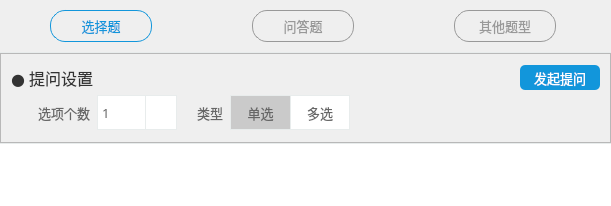
     <widget class="QWidget" name="tab_2">
      <attribute name="title">
       <string>提问</string>
      </attribute>
      <layout class="QGridLayout" name="gridLayout_4">
       <property name="leftMargin">
        <number>0</number>
       </property>
       <property name="topMargin">
        <number>0</number>
       </property>
       <property name="rightMargin">
        <number>0</number>
       </property>
       <property name="bottomMargin">
        <number>0</number>
       </property>
       <property name="spacing">
        <number>0</number>
       </property>
       <item row="0" column="0">
        <widget class="QTabWidget" name="quiz_tabWidget">
         <property name="font">
          <font>
           <family>微软雅黑</family>
           <pointsize>10</pointsize>
          </font>
         </property>
         <property name="styleSheet">
          <string notr="true">QTabBar::tab {
	padding-top: 0px;
	margin: 10px 50px 10px 50px;
	color: #999999;
	border: 1px solid #999999;
	border-radius: 15px;
	height: 30px;
	width: 100px;
}

QTabBar::tab:selected {
	color: #1296db;
	border: 1px solid #1296db;
	border-radius: 15px;
	height: 30px;
	width: 100px;
}

QTabBar::tab:hover {
	background-color: #E6E6E6;
}

QTabWidget::tab-bar {
	alignment:center;
}

QTabWidget#quiz_tabWidget::pane {
	border-top: 1px solid #E8ECEC;
}
</string>
         </property>
         <property name="currentIndex">
          <number>0</number>
         </property>
         <widget class="QWidget" name="tab_4">
          <attribute name="title">
           <string>选择题</string>
          </attribute>
          <layout class="QGridLayout" name="gridLayout_5">
           <property name="leftMargin">
            <number>0</number>
           </property>
           <property name="topMargin">
            <number>0</number>
           </property>
           <property name="rightMargin">
            <number>0</number>
           </property>
           <property name="bottomMargin">
            <number>0</number>
           </property>
           <property name="spacing">
            <number>0</number>
           </property>
           <item row="0" column="0">
            <widget class="QFrame" name="frame_5">
             <property name="minimumSize">
              <size>
               <width>607</width>
               <height>90</height>
              </size>
             </property>
             <property name="maximumSize">
              <size>
               <width>16777215</width>
               <height>90</height>
              </size>
             </property>
             <property name="frameShape">
              <enum>QFrame::StyledPanel</enum>
             </property>
             <property name="frameShadow">
              <enum>QFrame::Raised</enum>
             </property>
             <layout class="QGridLayout" name="gridLayout_6">
              <property name="leftMargin">
               <number>10</number>
              </property>
              <property name="topMargin">
               <number>0</number>
              </property>
              <property name="rightMargin">
               <number>10</number>
              </property>
              <property name="bottomMargin">
               <number>0</number>
              </property>
              <property name="horizontalSpacing">
               <number>0</number>
              </property>
              <property name="verticalSpacing">
               <number>5</number>
              </property>
              <item row="0" column="0" colspan="8">
               <spacer name="verticalSpacer_4">
                <property name="orientation">
                 <enum>Qt::Vertical</enum>
                </property>
                <property name="sizeHint" stdset="0">
                 <size>
                  <width>20</width>
                  <height>40</height>
                 </size>
                </property>
               </spacer>
              </item>
              <item row="2" column="3">
               <widget class="QLabel" name="label_10">
                <property name="font">
                 <font>
                  <family>微软雅黑</family>
                  <pointsize>10</pointsize>
                 </font>
                </property>
                <property name="styleSheet">
                 <string notr="true">QLabel {
	background: none;
	color: #666666;
}</string>
                </property>
                <property name="text">
                 <string>类型  </string>
                </property>
               </widget>
              </item>
              <item row="1" column="6" alignment="Qt::AlignRight">
               <widget class="QPushButton" name="pushButton_3">
                <property name="minimumSize">
                 <size>
                  <width>80</width>
                  <height>25</height>
                 </size>
                </property>
                <property name="maximumSize">
                 <size>
                  <width>80</width>
                  <height>25</height>
                 </size>
                </property>
                <property name="font">
                 <font>
                  <family>微软雅黑</family>
                  <pointsize>10</pointsize>
                 </font>
                </property>
                <property name="cursor">
                 <cursorShape>PointingHandCursor</cursorShape>
                </property>
                <property name="styleSheet">
                 <string notr="true">QPushButton {
	color: #ffffff;
	border-radius: 5px;
	background-color: #1296db;
}

QPushButton:hover {
	background-color: #0E71A4;
}</string>
                </property>
                <property name="text">
                 <string>发起提问</string>
                </property>
                <property name="checkable">
                 <bool>false</bool>
                </property>
               </widget>
              </item>
              <item row="2" column="5">
               <widget class="QPushButton" name="pushButton_2">
                <property name="minimumSize">
                 <size>
                  <width>60</width>
                  <height>35</height>
                 </size>
                </property>
                <property name="maximumSize">
                 <size>
                  <width>60</width>
                  <height>35</height>
                 </size>
                </property>
                <property name="font">
                 <font>
                  <family>微软雅黑</family>
                  <pointsize>10</pointsize>
                 </font>
                </property>
                <property name="cursor">
                 <cursorShape>PointingHandCursor</cursorShape>
                </property>
                <property name="styleSheet">
                 <string notr="true">QPushButton {
	color: #666666;
	border: 1px solid #E8ECEC;
	background-color: #ffffff;
}

QPushButton:hover {
	background-color: #E3E3E3;
}

QPushButton:checked {
	background-color: #CACACA;
}</string>
                </property>
                <property name="text">
                 <string>多选</string>
                </property>
                <property name="checkable">
                 <bool>true</bool>
                </property>
                <attribute name="buttonGroup">
                 <string notr="true">buttonGroup_2</string>
                </attribute>
               </widget>
              </item>
              <item row="3" column="0" colspan="8">
               <spacer name="verticalSpacer_3">
                <property name="orientation">
                 <enum>Qt::Vertical</enum>
                </property>
                <property name="sizeHint" stdset="0">
                 <size>
                  <width>20</width>
                  <height>40</height>
                 </size>
                </property>
               </spacer>
              </item>
              <item row="2" column="0">
               <widget class="QLabel" name="label_9">
                <property name="font">
                 <font>
                  <family>微软雅黑</family>
                  <pointsize>10</pointsize>
                 </font>
                </property>
                <property name="styleSheet">
                 <string notr="true">QLabel {
	background: none;
	color: #666666;
}</string>
                </property>
                <property name="text">
                 <string>        选项个数  </string>
                </property>
               </widget>
              </item>
              <item row="1" column="0">
               <widget class="QLabel" name="label_8">
                <property name="font">
                 <font>
                  <family>微软雅黑</family>
                  <pointsize>12</pointsize>
                 </font>
                </property>
                <property name="styleSheet">
                 <string notr="true">QLabel {
	background: none;
	color: #333333;
}</string>
                </property>
                <property name="text">
                 <string>● 提问设置</string>
                </property>
               </widget>
              </item>
              <item row="2" column="2">
               <spacer name="horizontalSpacer_7">
                <property name="orientation">
                 <enum>Qt::Horizontal</enum>
                </property>
                <property name="sizeType">
                 <enum>QSizePolicy::Fixed</enum>
                </property>
                <property name="sizeHint" stdset="0">
                 <size>
                  <width>20</width>
                  <height>20</height>
                 </size>
                </property>
               </spacer>
              </item>
              <item row="2" column="1">
               <widget class="QComboBox" name="comboBox">
                <property name="minimumSize">
                 <size>
                  <width>80</width>
                  <height>35</height>
                 </size>
                </property>
                <property name="maximumSize">
                 <size>
                  <width>80</width>
                  <height>35</height>
                 </size>
                </property>
                <property name="font">
                 <font>
                  <family>微软雅黑</family>
                  <pointsize>10</pointsize>
                 </font>
                </property>
                <property name="cursor">
                 <cursorShape>PointingHandCursor</cursorShape>
                </property>
                <property name="styleSheet">
                 <string notr="true">QComboBox {
	color: #666666;
	border: 1px solid #E8ECEC;
	background-color: #ffffff;
}

QComboBox::down-arrow {
	image: url(:/button/Resources/material/button/down_2.png);
	width: 20px;
	height: 20px;
}

QComboBox::drop-down{
	border-left: 1px solid #E8ECEC;
	width: 30px;
  
}

QComboBox#comboBoxTwo::drop-down{
	border: none;
	background: none;  
}</string>
                </property>
                <item>
                 <property name="text">
                  <string>1</string>
                 </property>
                </item>
                <item>
                 <property name="text">
                  <string>2</string>
                 </property>
                </item>
                <item>
                 <property name="text">
                  <string>3</string>
                 </property>
                </item>
                <item>
                 <property name="text">
                  <string>4</string>
                 </property>
                </item>
                <item>
                 <property name="text">
                  <string>5</string>
                 </property>
                </item>
                <item>
                 <property name="text">
                  <string>6</string>
                 </property>
                </item>
                <item>
                 <property name="text">
                  <string>7</string>
                 </property>
                </item>
                <item>
                 <property name="text">
                  <string>8</string>
                 </property>
                </item>
                <item>
                 <property name="text">
                  <string>9</string>
                 </property>
                </item>
                <item>
                 <property name="text">
                  <string/>
                 </property>
                </item>
               </widget>
              </item>
              <item row="2" column="6">
               <spacer name="horizontalSpacer_8">
                <property name="orientation">
                 <enum>Qt::Horizontal</enum>
                </property>
                <property name="sizeType">
                 <enum>QSizePolicy::Expanding</enum>
                </property>
                <property name="sizeHint" stdset="0">
                 <size>
                  <width>20</width>
                  <height>20</height>
                 </size>
                </property>
               </spacer>
              </item>
              <item row="2" column="4">
               <widget class="QPushButton" name="pushButton">
                <property name="minimumSize">
                 <size>
                  <width>60</width>
                  <height>35</height>
                 </size>
                </property>
                <property name="maximumSize">
                 <size>
                  <width>60</width>
                  <height>35</height>
                 </size>
                </property>
                <property name="font">
                 <font>
                  <family>微软雅黑</family>
                  <pointsize>10</pointsize>
                 </font>
                </property>
                <property name="cursor">
                 <cursorShape>PointingHandCursor</cursorShape>
                </property>
                <property name="styleSheet">
                 <string notr="true">QPushButton {
	color: #666666;
	border: 1px solid #E8ECEC;
	border-right: none;
	background-color: #ffffff;
}

QPushButton:hover {
	background-color: #E3E3E3;
}

QPushButton:checked {
	background-color: #CACACA;
}</string>
                </property>
                <property name="text">
                 <string>单选</string>
                </property>
                <property name="checkable">
                 <bool>true</bool>
                </property>
                <property name="checked">
                 <bool>true</bool>
                </property>
                <attribute name="buttonGroup">
                 <string notr="true">buttonGroup_2</string>
                </attribute>
               </widget>
              </item>
             </layout>
            </widget>
           </item>
           <item row="1" column="0">
            <widget class="QScrollArea" name="scrollArea_2">
             <property name="styleSheet">
              <string notr="true">QScrollArea#scrollArea_2 {
	border-top: 1px solid #E8ECEC;
	background-color: #ffffff;
}

/*整体*/
QScrollBar:vertical {
    border: none;
    background-color: #F3F4F8;
    width: 10px;
}

QScrollBar:vertical:hover {
    border: none;
    background-color: rgb(220, 220, 220);
    width: 10px;
}


/*滚动条*/
QScrollBar::handle:vertical {
	border-radius: 5px;
    background: rgb(220, 220, 220);
    min-height: 20px;
}

/*滚动条：悬浮*/
QScrollBar::handle:vertical:hover {
	border-radius: 5px;
    background: rgb(200, 200, 200);
    min-height: 20px;
}

/*下箭头*/
QScrollBar::add-line:vertical {
    height: 0;
    subcontrol-position: bottom;
    subcontrol-origin: margin;
}

/*上箭头*/
QScrollBar::sub-line:vertical {
    height: 0px;
    subcontrol-position: top;
    subcontrol-origin: margin;
}</string>
             </property>
             <property name="widgetResizable">
              <bool>true</bool>
             </property>
             <widget class="QWidget" name="scrollAreaWidgetContents_2">
              <property name="geometry">
               <rect>
                <x>0</x>
                <y>0</y>
                <width>615</width>
                <height>441</height>
               </rect>
              </property>
              <property name="styleSheet">
               <string notr="true">background: #ffffff;</string>
              </property>
              <layout class="QGridLayout" name="gridLayout_12">
               <property name="leftMargin">
                <number>20</number>
               </property>
               <property name="rightMargin">
                <number>20</number>
               </property>
               <property name="horizontalSpacing">
                <number>0</number>
               </property>
               <item row="10" column="0" colspan="2">
                <spacer name="verticalSpacer_9">
                 <property name="orientation">
                  <enum>Qt::Vertical</enum>
                 </property>
                 <property name="sizeHint" stdset="0">
                  <size>
                   <width>20</width>
                   <height>40</height>
                  </size>
                 </property>
                </spacer>
               </item>
              </layout>
             </widget>
            </widget>
           </item>
          </layout>
         </widget>
         <widget class="QWidget" name="tab_5">
          <attribute name="title">
           <string>问答题</string>
          </attribute>
         </widget>
         <widget class="QWidget" name="tab_6">
          <attribute name="title">
           <string>其他题型</string>
          </attribute>
         </widget>
        </widget>
       </item>
      </layout>
     </widget>
